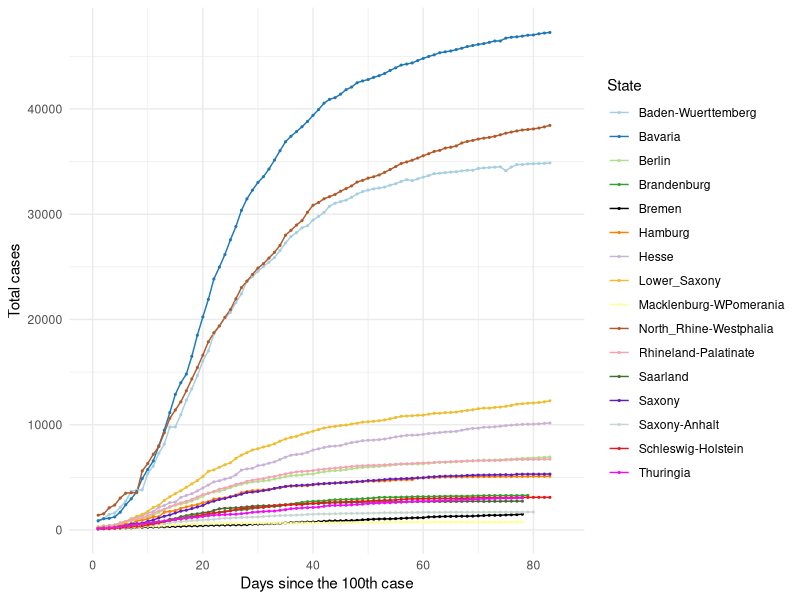
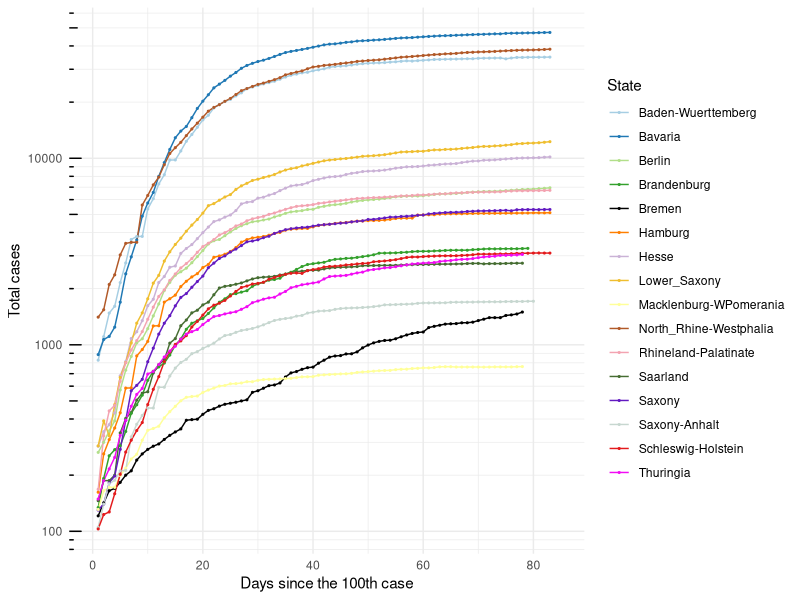
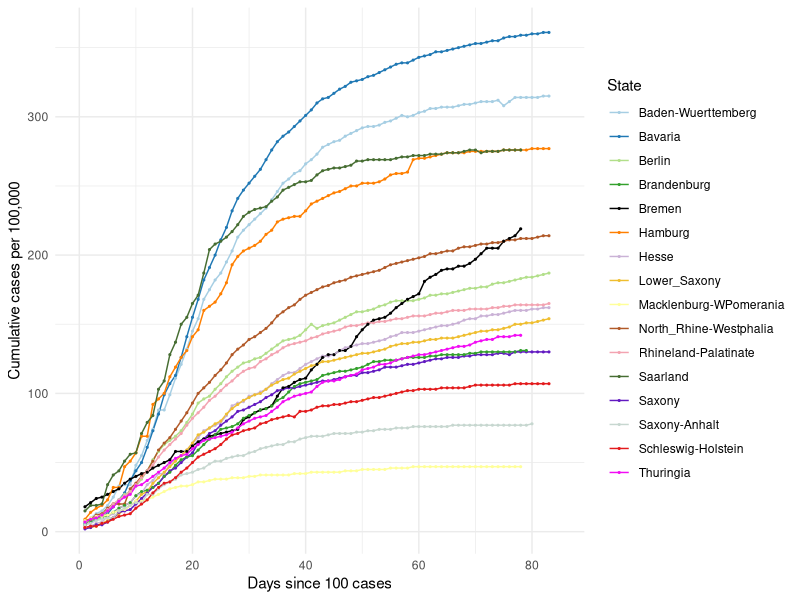
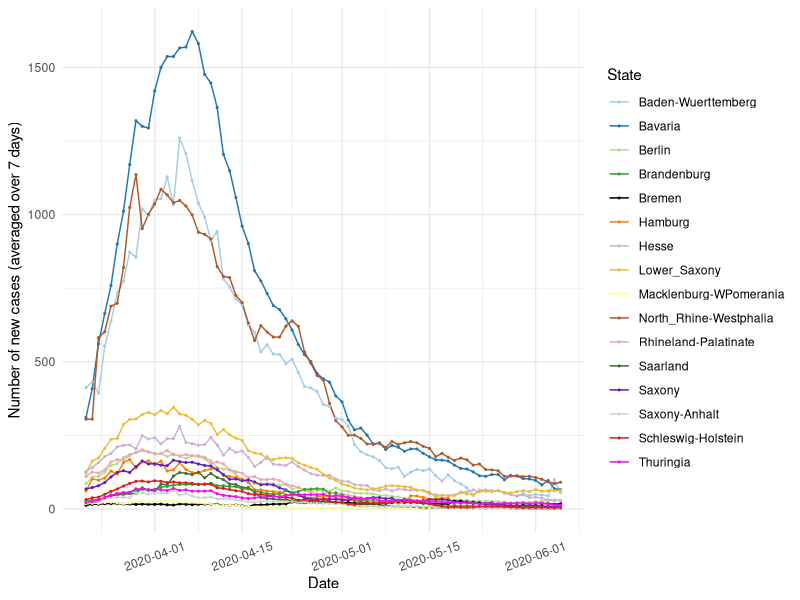
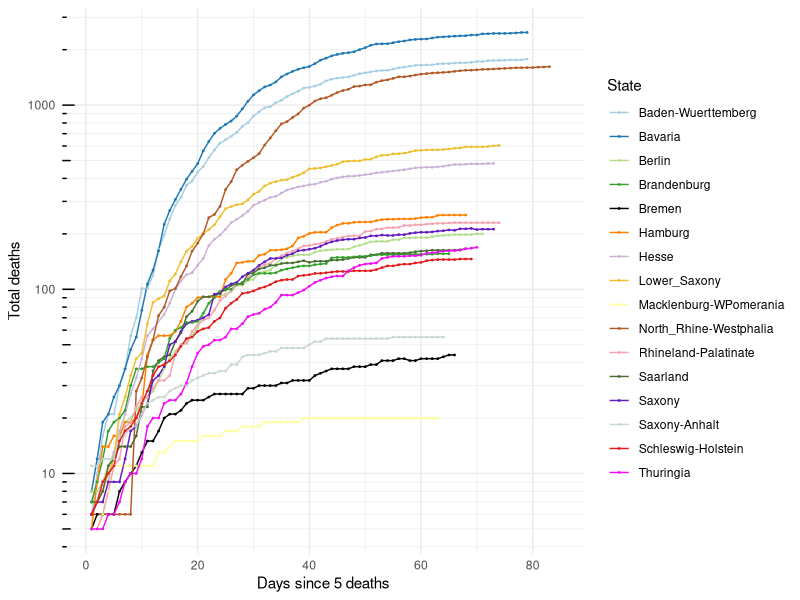
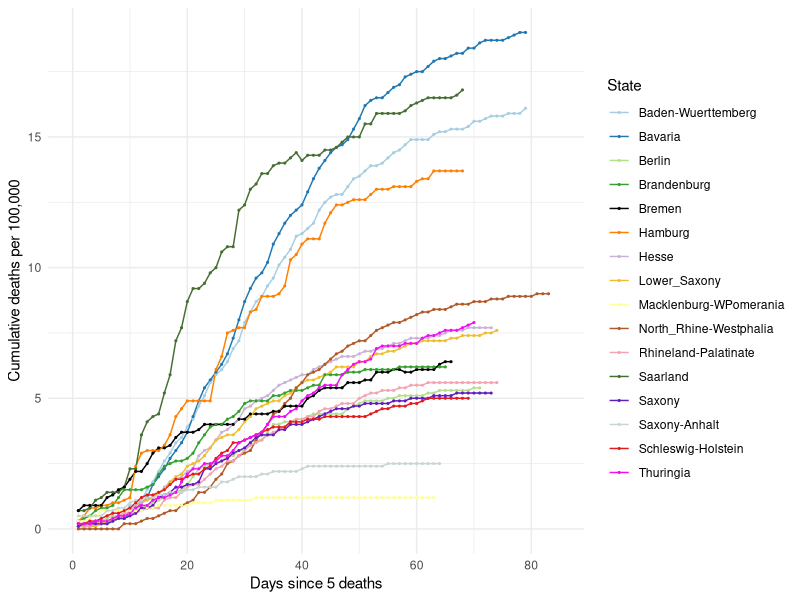
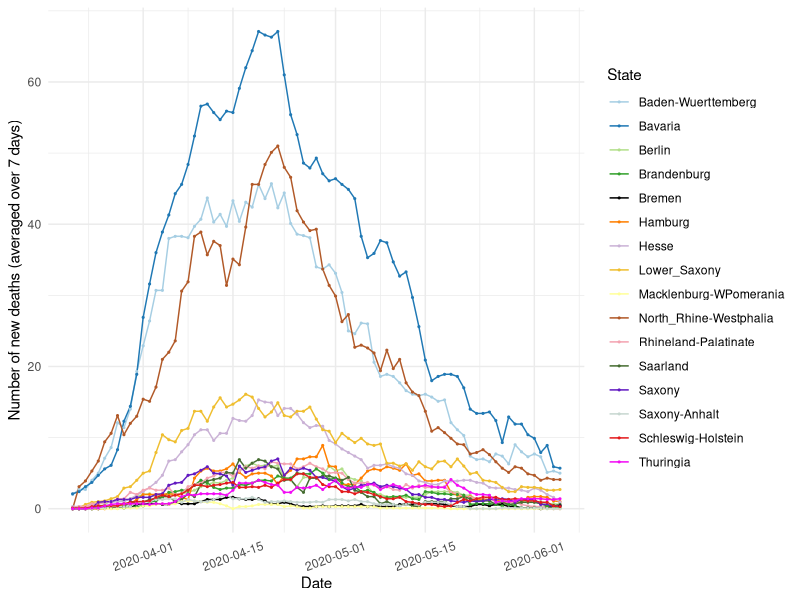

Here is the R script that generated these plots, in order:
## ---- chunk 1

knitr::opts_chunk$set(echo=TRUE, collapse = TRUE)

libload<-function(...) {
    libs<-unlist(list(...))
    req<-unlist(lapply(libs,require,character.only=TRUE))
    need<-libs[req==FALSE]
    if(length(need)>0){ 
        install.packages(need, repos = "https://ftp.fau.de/cran/")
        lapply(need, require, character.only=TRUE)
    }
}
packages <- c("data.table", "ggplot2", "dplyr", "stats", "RColorBrewer", "readr", "here", "scales")
libload(packages)


`%notin%` <- function(x,y) !(x %in% y) 
cumulative.cases <- read_csv(here("static", "data", "Germany10States.csv"))
germany.16states <- read_csv(here("static", "data", "Germany16States.csv"))

colors16 <- c('#A6CEE3', '#1F78B4', '#B2DF8A', '#33A02C',
              '#000000', '#FF7F00', '#CAB2D6', 
              '#EFBE2F', '#FFFF99', '#B15928', '#F3A3B1', '#466D32',
              '#621AC1', '#C7D7D0', '#E31A1C','#F20CF4', '#123456')

## ---- chunk 2

## 10 States with the highest cumulative cases ##
#################################################

#states.filter <- cumulative.cases[cumulative.cases$Days_100 > 0,]
#states.sel <- unique(states.filter$State)

# Choose all the data points for the selected countries starting from Days_100 > 0
#states.final <- cumulative.cases[cumulative.cases$Days_100 > 0,]
states.final <- germany.16states[germany.16states$Days_100 > 0,]

# Plot 1 == Linear scale for total number of cases
cum.plot <- ggplot(data=states.final, aes(x=Days_100, y=Total_Cases, group=State, color=State)) +
            geom_line() + geom_point(size = 0.4) +     
          #  scale_color_brewer(palette = 'Paired') + 
            scale_colour_manual(name= "State", values= colors16) +
            scale_x_continuous('Days since the 100th case', limits=c(0,85)) + 
            scale_y_continuous("Total cases") + 
            #ggtitle('Linear scale') +
            theme_minimal()

print(cum.plot) 

## ---- chunk 3

## Logarithmic scale ##
#######################

base_breaks <- function(n = 10){
  function(x) {
    axisTicks(log10(range(x, na.rm = TRUE)), log = TRUE, n = n)
  }
}

logbreaks <- 10^(-10:10)
logminor_breaks <- rep(1:9, 21)*(10^rep(-10:10, each=9))

cum.plot2 <- ggplot(data=states.final, aes(x=Days_100, y=Total_Cases, group=State, color=State)) +
             geom_line() + geom_point(size=0.4) + 
          #   scale_color_brewer(palette = 'Paired') +
             scale_colour_manual(name= "State", values= colors16) +
             scale_x_continuous(name='Days since the 100th case', limits=c(0,85)) + 
             scale_y_continuous(name="Total cases", trans = 'log10', breaks = logbreaks, minor_breaks = logminor_breaks) +
             annotation_logticks(sides="l") + 
             #ggtitle('Logarithmic scale') +
             theme_minimal()

print(cum.plot2)

## ---- chunk 4

#states16.filter <- germany.16states[germany.16states$Days_100 > 0,]
#states16.sel <- unique(states16.filter$State)

# Choose all the data points for the selected countries starting from Days_100 > 0 
#states16.final <- states16.filter[states16.filter$State %in% states16.sel & states16.filter$Days_100 > 0,]

states16.final <- germany.16states[germany.16states$Days_100 > 0,]

# Plot 1 == Linear scale for total number of cases
per100.plot <- ggplot(data=states16.final, aes(x=Days_100, y=Per100, group=State, color=State)) +
            geom_line() + geom_point(size = 0.4) + 
            # scale_color_brewer(palette = 'Paired') +
            scale_colour_manual(name= "State", values= colors16) +
            scale_x_continuous('Days since 100 cases', limits=c(0,85)) + 
            scale_y_continuous("Cumulative cases per 100,000") + 
            #ggtitle('Linear scale') +
            theme_minimal()

print(per100.plot)

## ---- chunk 5
#new.cases <- read_csv(here("static", "data", "GermanyNewCases10States.csv"))

new7days <- states.final[states.final$Avg_7days > 0,]
new7days$Dates <- as.Date(new7days$Dates)

newcase7.plot <- ggplot(data=new7days, aes(x=Dates, y=Avg_7days, group=State, color=State)) +
            geom_line() + geom_point(size = 0.4) + 
       #     scale_color_brewer(palette = 'Paired') +
            scale_colour_manual(name= "State", values= colors16) +
            scale_x_date(name='Date', labels=date_format('%Y-%m-%d')) + 
            scale_y_continuous(name="Number of new cases (averaged over 7 days)") + 
            #ggtitle('Linear scale') +
            theme_minimal() + theme(axis.text.x = element_text(angle=20, hjust=0.5, vjust=0.5))

print(newcase7.plot)
 
## ---- chunk 6
#num.deaths <- read_csv(here("static", "data", "GermanyTotalDeaths10States.csv"))

# Choose all the data points for the selected countries starting from Days_5 > 0
deaths.final <- states.final[states.final$DeathsDays_5 > 0,]

# Plot 1 == Linear scale for total number of cases
deaths.plot <- ggplot(data=deaths.final, aes(x=DeathsDays_5, y=Deaths, group=State, color=State)) +
   geom_line() + geom_point(size = 0.3) + 
  # scale_color_brewer(palette = 'Paired') +
   scale_colour_manual(name= "State", values= colors16) +
   scale_x_continuous('Days since 5 deaths', limits=c(0,85)) + 
   scale_y_continuous("Total deaths", trans = 'log10', breaks = logbreaks, 
                      minor_breaks = logminor_breaks) +
   annotation_logticks(sides="l") + 
   #ggtitle('Linear scale') +
   theme_minimal()

print(deaths.plot)

## ---- chunk 7

states16.final <- germany.16states[germany.16states$DeathsDays_5 > 0,]

# Plot 1 == Linear scale for total number of cases
deathper100.plot <- ggplot(data=states16.final, aes(x=DeathsDays_5, y=DeathPer100, group=State, color=State)) +
            geom_line() + geom_point(size = 0.4) + 
            # scale_color_brewer(palette = 'Paired') +
            scale_colour_manual(name= "State", values= colors16) +
            scale_x_continuous('Days since 5 deaths', limits=c(0,85)) + 
            scale_y_continuous("Cumulative deaths per 100,000") + 
            #ggtitle('Linear scale') +
            theme_minimal()

print(deathper100.plot)

## ---- chunk 8
#new.cases <- read_csv(here("static", "data", "GermanyNewCases10States.csv"))

states.final$Dates <- as.Date(states.final$Dates)
death7days <- states.final
death7days <- death7days[death7days$Dates > as.Date('2020-03-20'),]

death7days.plot <- ggplot(data=death7days, aes(x=Dates, y=Death_7days, group=State, color=State)) +
            geom_line() + geom_point(size = 0.4) + 
       #     scale_color_brewer(palette = 'Paired') +
            scale_colour_manual(name= "State", values= colors16) +
            scale_x_date(name='Date', labels=date_format('%Y-%m-%d')) + 
            scale_y_continuous(name="Number of new deaths (averaged over 7 days)") + 
           
            #ggtitle('Linear scale') +
            theme_minimal() + theme(axis.text.x = element_text(angle=20, hjust=0.5, vjust=0.5))

print(death7days.plot)
 
